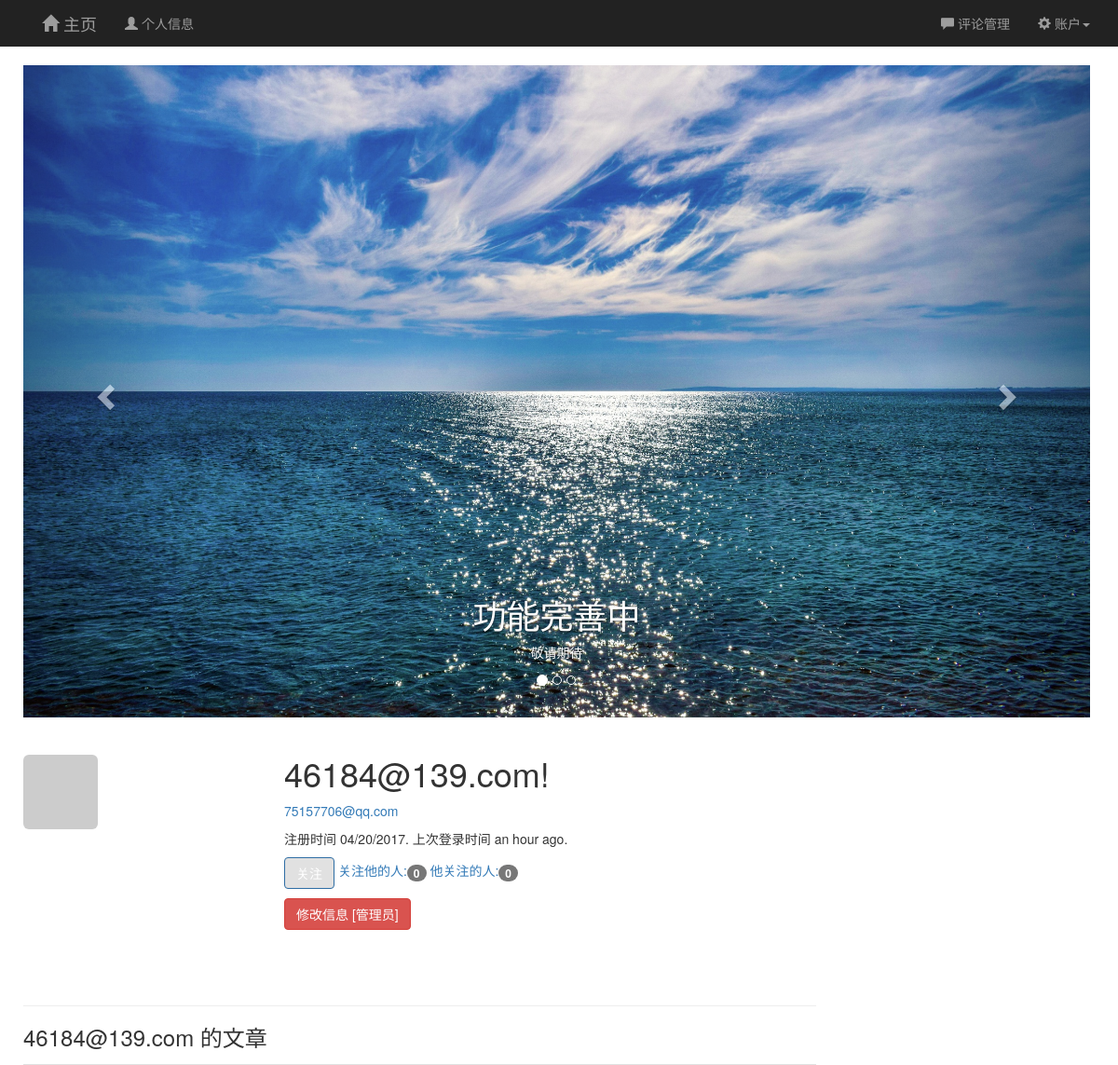
/user/46184@139.com (signed in), run on the app's committed database.
### app/models.py (models this page shows, shortened)
class User(UserMixin, db.Model):
    __tablename__ = 'users'
    id = db.Column(db.Integer, primary_key=True)
    email = db.Column(db.String(64), unique=True, index=True)
    username = db.Column(db.String(64), unique=True, index=True)
    password_hash = db.Column(db.String(128))
    role_id = db.Column(db.Integer, db.ForeignKey('roles.id'))
    confirmed = db.Column(db.Boolean, default=False)
    name = db.Column(db.String(64))
    location = db.Column(db.String(64))
    about_me = db.Column(db.Text())
    member_since = db.Column(db.DateTime(), default=datetime.utcnow)
    last_seen = db.Column(db.DateTime(), default=datetime.utcnow)
    avatar_hash = db.Column(db.String(32))
    posts = db.relationship('Post', backref='author', lazy='dynamic')
    followed = db.relationship('Follow', foreign_keys=[Follow.follower_id], backref=db.backref('follower', lazy='joined'),
                               lazy='dynamic', cascade='all, delete-orphan')
    followers = db.relationship('Follow', foreign_keys=[Follow.followed_id], backref=db.backref('followed', lazy='joined'),
                                lazy='dynamic', cascade='all, delete-orphan')
    comments = db.relationship('Comment', backref='author', lazy='dynamic')
    @property
    def password(self):
        raise AttributeError('password is not a readable attribute')
    def can(self, permissions):
        return self.role is not None and (self.role.permissions & permissions) == permissions
    def is_administrator(self):
        return self.can(Permission.ADMINISTER)
    def ping(self):
        self.last_seen = datetime.utcnow()
        db.session.add(self)
        db.session.commit()
    def gravatar(self, size=100, default='identicon', rating='g'):
        if request.is_secure:
            url = 'http://secure.gravatar.com/avatar'
        else:
            url = 'http://gravatar.com/avatar'
        hash = self.avatar_hash or hashlib.md5(self.email.encode('utf-8')).hexdigest()
        return '{url}/{hash}?s={size}&d={default}&r={rating}'.format(url=url, hash=hash, size=size, default=default, rating=rating)
    def is_following(self, user):
        return self.followed.filter_by(followed_id=user.id).first() is not None

### app/main/views.py (the view)
@main.route('/user/<username>')
def user(username):
    user = User.query.filter_by(username=username).first()
    if user is None:
        abort(404)
    posts = user.posts.order_by(Post.timestamp.desc()).all()
    return render_template('user.html', user=user, posts=posts)

### app/auth/views.py (called while the page is built)
@auth.before_app_request
def before_request():
    if current_user.is_authenticated():
        current_user.ping()
        if not current_user.confirmed \
                and request.endpoint[:5] != 'auth.' and request.endpoint != 'static':
            return redirect(url_for('auth.unconfirmed'))

### app/main/__init__.py (called while the page is built)
@main.app_context_processor
def inject_permissions():
    return dict(Permission=Permission)

### app/models.py (called while the page is built)
@login_manager.user_loader
def load_user(user_id):
    return User.query.get(int(user_id))

### app/templates/user.html (shortened to what this page needs)
{% extends "base.html" %}
{% block page_content %}
<div class="page-header">
    <img class="img-rounded profile-thumbnail" src="{{ user.gravatar(size=256) }}">
    <div class="profile-header">
    <h1>{{ user.username }}!</h1>
    {% if current_user.is_administrator() %}
    <p><a href="mailto:{{ user.email }}">{{ user.email }}</a></p>
    {% endif %}
    <p>注册时间 {{ moment(user.member_since).format('L') }}. 上次登录时间 {{ moment(user.last_seen).fromNow()}}.</p>
    <p>
        {% if current_user.can(Permission.FOLLOW) and user != current_user %}
        {% if not current_user.is_following(user) %}
        <a href="{{ url_for('.follow' ,username=user.username) }}" class="btn btn-primary hvr-radial-out">关注</a>
        {% else %}
        <a href="{{ url_for('.unfollow', username=user.username) }}" class="btn btn-default hvr-radial-out">取消关注</a>
        {% endif %}
        {% endif %}
        <a href="{{ url_for('.followers', username=user.username) }}">关注他的人:<span class="badge">{{ user.followers.count()-1 }}</span> </a>
        <a href="{{ url_for('.followed_by', username=user.username) }}">他关注的人:<span class="badge">{{ user.followed.count()-1 }}</span> </a>
    </p>
    <p>
        {% if current_user.is_administrator() %}
        <a class="btn btn-danger" href="{{ url_for('.edit_profile_admin', id=user.id) }}">修改信息 [管理员]</a>
        {% endif %}
    </p>
    </div>
</div>
<h3>{{user.username }} 的文章</h3>
{% endblock %}

### app/static/10th.css (style rules this page uses)
body { padding-top: 70px; background-attachment: fixed; background-image: url('https://drscdn.500px.org/photo/171351311/q%3D80_m%3D2000/75d4251b1b232c8937775265f3e73d0d'); }
.profile-thumbnail { position: absolute; }
.profile-header { min-height: 260px; margin-left: 280px; }

### data on the page
User: username "46184@139.com", email "75157706@qq.com", member_since "04/20/2017", last_seen "an hour ago"

### other printed values
{{ user.followers.count()-1 }} "0"
{{ user.followed.count()-1 }} "0"
